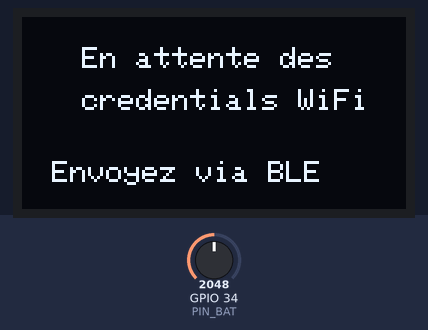
Recording of a program running on a simulated ESP32. On the bench: 128×64 one-colour display. The inputs (shaded band) are chosen by the test bench; at power-on: GPIO 34 (PIN_BAT) = 2048. EEPROM starts erased; what the program prints to the serial monitor is not drawn.

Above: at 0.1 s.

The program:

main.cpp
```cpp
#include <Arduino.h>
#include "GlobalState.h"
#include "ConfigManager.h"
#include "Scale.h"
#include "Display.h"
#include "BatteryMonitor.h"
#include "CommandHandler.h"
#include "WifiManager.h"
#include "ApiClient.h"

#ifdef NO_BLE
    #include "SerialComm.h"
#else
    #include "BleComm.h"
#endif

#define PIN_DOUT  13
#define PIN_SCK   14
#define PIN_BAT   34

GlobalState    state;
ConfigManager  config;
Scale          scale(PIN_DOUT, PIN_SCK, state, config);
Display        display(state);
BatteryMonitor battery(PIN_BAT, state);
WifiManager    wifi(state, config);
ApiClient      apiClient(state, config);
CommandHandler commandHandler(scale, state, config);

#ifdef NO_BLE
    SerialComm comm(state, commandHandler);
#else
    BleComm    comm(state, commandHandler);
#endif

// ── Tasks ─────────────────────────────────────────────────────────────────────

void taskScale(void*) {
    while (true) {
        scale.loop();
        vTaskDelay(pdMS_TO_TICKS(200));
    }
}

void taskDisplay(void*) {
    while (true) {
        display.render();
        vTaskDelay(pdMS_TO_TICKS(200));
    }
}

void taskBattery(void*) {
    while (true) {
        battery.loop();
        vTaskDelay(pdMS_TO_TICKS(5000));
    }
}

void taskComm(void*) {
    while (true) {
        comm.loop();
        vTaskDelay(pdMS_TO_TICKS(500));
    }
}

void taskWifi(void*) {
    while (true) {
        wifi.loop();
        vTaskDelay(pdMS_TO_TICKS(1000));
    }
}

void taskApi(void*) {
    while (true) {
        apiClient.loop();
        vTaskDelay(pdMS_TO_TICKS(500));
    }
}

// ── Setup / Loop ──────────────────────────────────────────────────────────────

void setup() {
    Serial.begin(115200);

    config.load();
    state.init();
    state.setName(config.getName());

    if (config.getWifiSsid().length() > 0) {
        state.setWifiCredentials(config.getWifiSsid(), config.getWifiPassword());
    }

    AppPhase initialPhase = config.getWifiSsid().length() > 0
        ? AppPhase::CONNECTING           // credentials connus → tente connexion
        : AppPhase::WAITING_CREDENTIALS; // pas de credentials → attente
    state.setPhase(initialPhase);

    scale.begin(config.getCalibFactor());
    display.begin();
    battery.begin();
    wifi.begin();
    comm.begin(config.getName());

    xTaskCreatePinnedToCore(taskScale,   "Scale",   2048, nullptr, 1, nullptr, 1);
    xTaskCreatePinnedToCore(taskDisplay, "Display", 4096, nullptr, 1, nullptr, 0);
    xTaskCreatePinnedToCore(taskBattery, "Battery", 2048, nullptr, 1, nullptr, 0);
    xTaskCreatePinnedToCore(taskComm,    "Comm",    4096, nullptr, 1, nullptr, 0);
    xTaskCreatePinnedToCore(taskWifi,    "Wifi",    4096, nullptr, 1, nullptr, 1);
    xTaskCreatePinnedToCore(taskApi,     "Api",     8192, nullptr, 1, nullptr, 1);
}

void loop() {
    vTaskDelete(NULL);
}
```

GlobalState.h
```cpp
#pragma once
#include <Arduino.h>
#include <freertos/FreeRTOS.h>
#include <freertos/semphr.h>

enum class AppPhase {
    WAITING_CREDENTIALS,  // Pas de credentials → attente BLE/Serial
    CONNECTING,           // Credentials recus → connexion WiFi
    OPERATIONAL,          // Tout operationnel → mesure + envoi
    CALIBRATING           // Calibration en cours → mesure seule, pas d envoi
};

// Donnees partagees entre les tasks. Acces protege par mutex.
class GlobalState {
public:
    void init() { _mutex = xSemaphoreCreateMutex(); }

    // ── Phase de l application ─────────────────────────────────────────────
    void     setPhase(AppPhase p) { lock(); _phase = p;  unlock(); }
    AppPhase getPhase()           { lock(); AppPhase v = _phase; unlock(); return v; }

    // ── Poids ──────────────────────────────────────────────────────────────
    void  setWeight(float kg) { lock(); _weightKg   = kg;  unlock(); }
    float getWeight()         { lock(); float v = _weightKg;  unlock(); return v; }

    // ── Batterie ───────────────────────────────────────────────────────────
    void setBattery(int pct)  { lock(); _batteryPct = pct; unlock(); }
    int  getBattery()         { lock(); int v = _batteryPct; unlock(); return v; }

    // ── Connexion comm ─────────────────────────────────────────────────────
    void setConnected(bool c) { lock(); _connected  = c;   unlock(); }
    bool isConnected()        { lock(); bool v = _connected; unlock(); return v; }

    // ── WiFi ───────────────────────────────────────────────────────────────
    void setWifiAttempts(int n)    { lock(); _wifiAttempts = n;    unlock(); }
    int  getWifiAttempts()         { lock(); int v = _wifiAttempts; unlock(); return v; }
    void setWifiError(bool e)      { lock(); _wifiError = e;       unlock(); }
    bool hasWifiError()            { lock(); bool v = _wifiError;  unlock(); return v; }

    // ── Accessibilite API ──────────────────────────────────────────────────
    void setApiReachable(bool r) { lock(); _apiReachable = r; unlock(); }
    bool isApiReachable()        { lock(); bool v = _apiReachable; unlock(); return v; }

    // Demande un health check immediat (ex: credentials changes)
    void requestApiCheck()    { lock(); _apiCheckNeeded = true; _apiReachable = false; _tokenInvalid = false; unlock(); }
    bool takeApiCheckNeeded() { lock(); bool v = _apiCheckNeeded; _apiCheckNeeded = false; unlock(); return v; }

    // Token invalide (401) → bloque l envoi jusqu a nouveaux credentials
    void setTokenInvalid(bool v) { lock(); _tokenInvalid = v; unlock(); }
    bool isTokenInvalid()        { lock(); bool v = _tokenInvalid; unlock(); return v; }

    // ── Calibration ────────────────────────────────────────────────────────
    void  setCalibPending(float kg)         { lock(); _calibKg = kg;   unlock(); }
    float takeCalibPending()                { lock(); float v = _calibKg; _calibKg = 0.0f; unlock(); return v; }
    void  setCalibDone(bool ok, float kg)   { lock(); _calibDone = true; _calibOk = ok; _calibKgUsed = kg; unlock(); }
    bool  isCalibDone()                     { lock(); bool v = _calibDone; unlock(); return v; }
    bool  isCalibOk()                       { lock(); bool v = _calibOk;   unlock(); return v; }
    float getCalibKgUsed()                  { lock(); float v = _calibKgUsed; unlock(); return v; }
    void  clearCalibDone()                  { lock(); _calibDone = false;  unlock(); }

    // ── Poids stable en attente d envoi API ────────────────────────────────
    // Scale appelle setPendingWeight quand stable.
    // ApiClient appelle takePendingWeight pour lire ET remettre a -1 atomiquement.
    void  setPendingWeight(float kg) { lock(); _pendingWeight = kg; unlock(); }
    void  clearPendingWeight()       { lock(); _pendingWeight = -1.0f; unlock(); }
    float takePendingWeight() {
        lock();
        float v = _pendingWeight;
        _pendingWeight = -1.0f;
        unlock();
        return v;  // -1 = rien a envoyer
    }

    // ── Reponse BLE en attente ─────────────────────────────────────────────
    void   setPendingResponse(const String& msg) { lock(); _pendingResponse = msg; unlock(); }
    String takePendingResponse() {
        lock();
        String v = _pendingResponse;
        _pendingResponse = "";
        unlock();
        return v;
    }

    // ── Nom de la balance ──────────────────────────────────────────────────
    void   setName(const String& name) { lock(); _name = name; unlock(); }
    String getName()                   { lock(); String v = _name; unlock(); return v; }

    // ── Credentials WiFi ───────────────────────────────────────────────────
    void setWifiCredentials(const String& ssid, const String& password) {
        lock(); _wifiSsid = ssid; _wifiPassword = password; unlock();
    }
    String getWifiSsid()     { lock(); String v = _wifiSsid;     unlock(); return v; }
    String getWifiPassword() { lock(); String v = _wifiPassword; unlock(); return v; }

private:
    void lock()   { xSemaphoreTake(_mutex, portMAX_DELAY); }
    void unlock() { xSemaphoreGive(_mutex); }

    AppPhase          _phase        = AppPhase::WAITING_CREDENTIALS;
    float             _weightKg     = 0.0f;
    int               _batteryPct   = 0;
    bool              _connected    = false;
    String            _name         = "Balance-ESP32";
    String            _wifiSsid     = "";
    String            _wifiPassword = "";
    int               _wifiAttempts = 0;
    bool              _wifiError    = false;
    float             _calibKg        = 0.0f;
    bool              _calibDone      = false;
    bool              _calibOk        = false;
    float             _calibKgUsed    = 0.0f;
    bool              _apiReachable   = false;
    bool              _tokenInvalid   = false;
    bool              _apiCheckNeeded = true;   // true au demarrage → health check immediat
    float             _pendingWeight    = -1.0f;
    String            _pendingResponse  = "";
    SemaphoreHandle_t _mutex           = nullptr;
};
```
